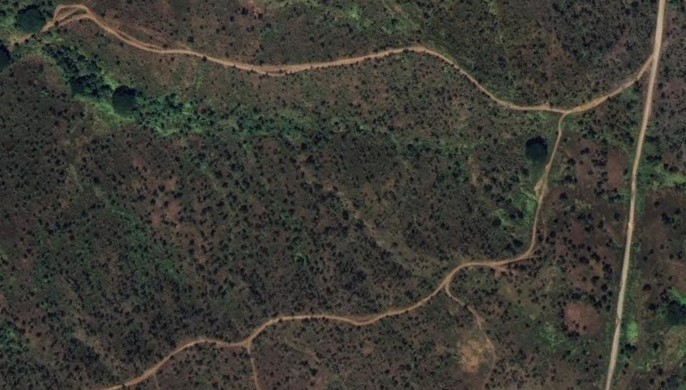
#> input picture road01.jpg, 686 x 390 px
$ python laplacian.py
#> lines starting #> are read from the running program, lines starting #| are printed output that depends on the picture
import numpy as np
import matplotlib.pyplot as plt
from scipy import ndimage
import imageio.v2 as imageio

# Load image (grayscale)
try:
    img = imageio.imread('road01.jpg', pilmode='L')  # Replace with your image path
#> img: shape (390, 686); min 2, max 190, mean 58.8
except FileNotFoundError:
    print("Error: Image file not found. Please check the path.")
    exit(1)

# Convert to float for processing
img = img.astype(float)

# Apply Laplacian of Gaussian filter
# sigma controls the Gaussian smoothing (higher sigma = more smoothing)
sigma = 2.0
log_img = ndimage.gaussian_laplace(img, sigma=sigma)
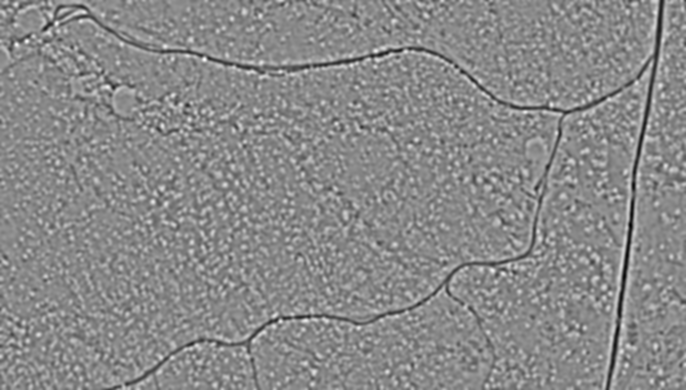
#> log_img: shape (390, 686) float64; min -12.27, max 10.37, mean -0.0102; drawn with min black and max white

# The Laplacian of Gaussian produces negative values for edges,
# so we take the absolute value for visualization
log_abs = np.abs(log_img)
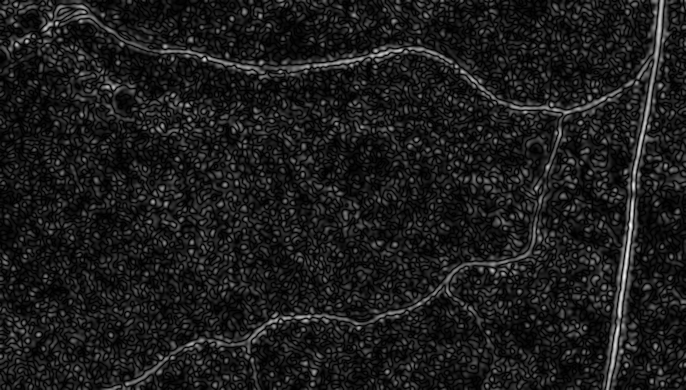
#> log_abs: shape (390, 686) float64; min 2.95e-06, max 12.27, mean 1.34; drawn with min black and max white

# Normalize for display
log_abs = (log_abs / log_abs.max()) * 255

# Display results
plt.figure(figsize=(10, 5))

plt.subplot(1, 2, 1)
plt.title("Original Image")
plt.imshow(img, cmap='gray')
plt.axis('off')

plt.subplot(1, 2, 2)
plt.title(f"Laplacian of Gaussian (σ={sigma})")
plt.imshow(log_abs, cmap='gray')
plt.axis('off')

plt.tight_layout()
plt.show()
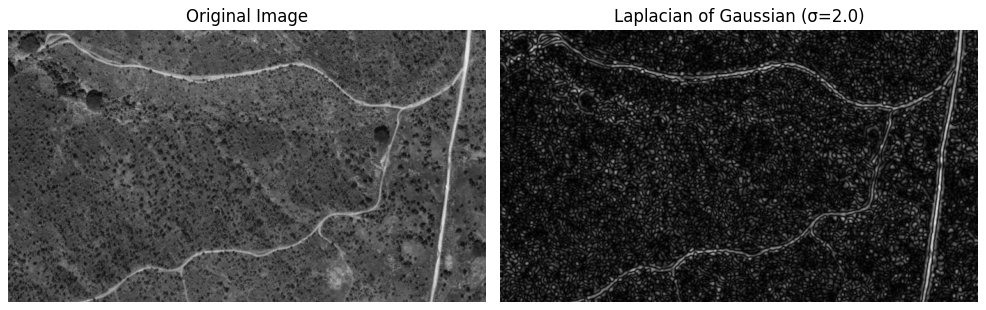
#> figure drawn by matplotlib, 2 panels

$ run again, with Gemini_Generated_Image_road_01_v2.png saved as road01.jpg
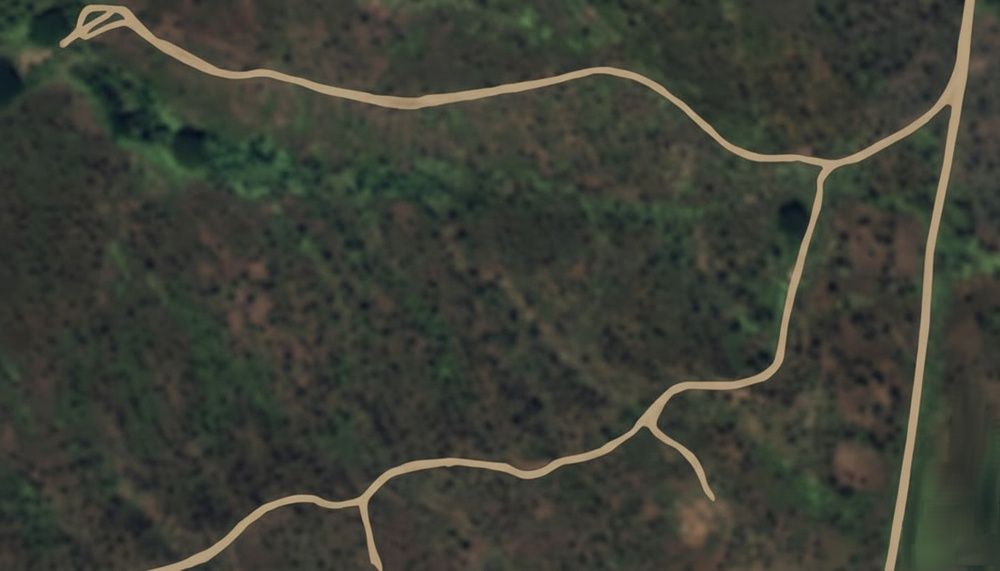
#> input picture Gemini_Generated_Image_road_01_v2.png, 1000 x 571 px, shrunk from 1344 x 768 before the run
#> `log_abs = np.abs(log_img)`:
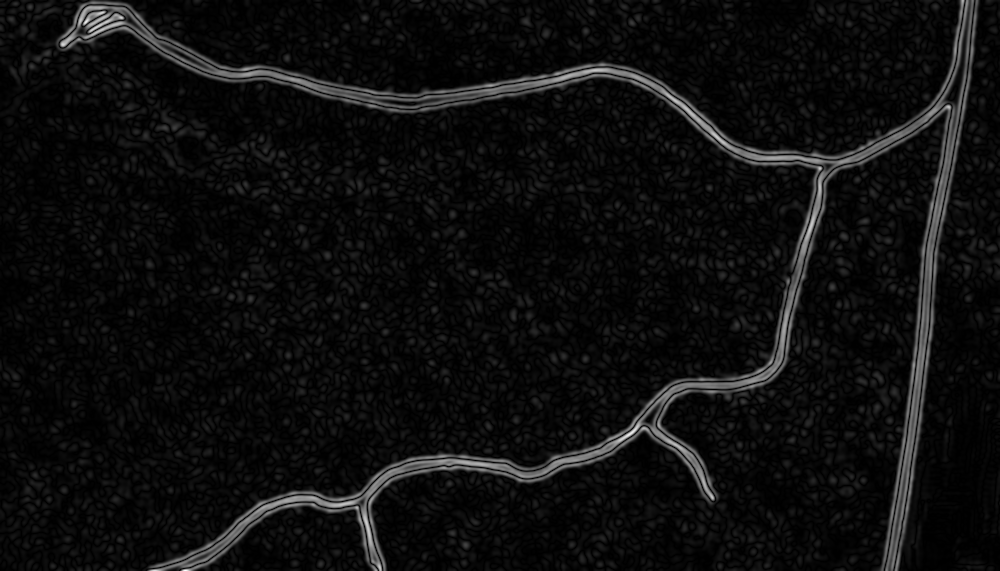
#> log_abs: shape (571, 1000) float64; min 3.41e-06, max 12.43, mean 0.701; drawn with min black and max white
#> `plt.show()`:
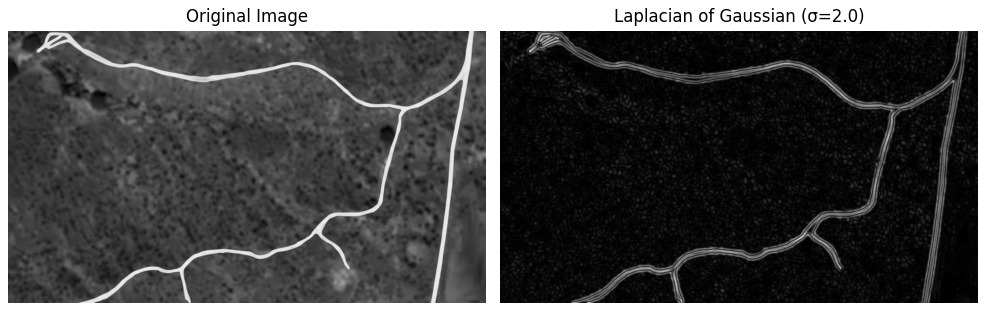
#> figure drawn by matplotlib, 2 panels
